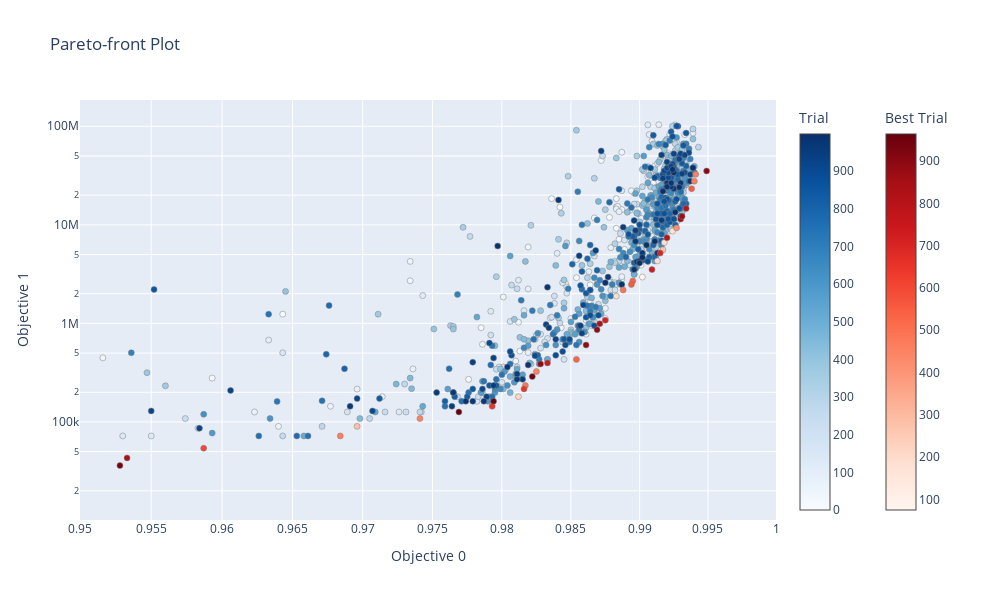

Write notebook code for a chart like this one.
### Code cell
fig.show()

### Figure 1 — Plotly figure (JSON) as saved in the notebook; plotly's stock layout.template omitted (floating-point values rounded to 4 significant figures; data arrays with more than 128 entries replaced by an {"elided": "..."} marker saying what was removed)
{"data": [{"hovertemplate": "%{text}<extra>Trial</extra>", "marker": {"color": {"elided": "958 int values"}, "colorbar": {"title": {"text": "Trial"}}, "colorscale": [[0, "rgb(247,251,255)"], [0.125, "rgb(222,235,247)"], [0.25, "rgb(198,219,239)"], [0.375, "rgb(158,202,225)"], [0.5, "rgb(107,174,214)"], [0.625, "rgb(66,146,198)"], [0.75, "rgb(33,113,181)"], [0.875, "rgb(8,81,156)"], [1, "rgb(8,48,107)"]], "line": {"color": "Grey", "width": 0.5}}, "mode": "markers", "showlegend": false, "text": {"elided": "958 str values"}, "type": "scatter", "x": {"elided": "958 float values"}, "y": {"elided": "958 int values"}}, {"hovertemplate": "%{text}<extra>Best Trial</extra>", "marker": {"color": [75, 164, 191, 192, 193, 220, 278, 281, 412, 453, 454, 461, 462, 465, 478, 484, 485, 528, 545, 550, 553, 602, 654, 655, 703, 712, 731, 746, 782, 798, 821, 832, 864, 868, 879, 881, 883, 898, 938, 942, 958, 964], "colorbar": {"title": {"text": "Best Trial"}, "x": 1.1, "xpad": 40}, "colorscale": [[0, "rgb(255,245,240)"], [0.125, "rgb(254,224,210)"], [0.25, "rgb(252,187,161)"], [0.375, "rgb(252,146,114)"], [0.5, "rgb(251,106,74)"], [0.625, "rgb(239,59,44)"], [0.75, "rgb(203,24,29)"], [0.875, "rgb(165,15,21)"], [1, "rgb(103,0,13)"]], "line": {"color": "Grey", "width": 0.5}}, "mode": "markers", "showlegend": false, "text": ["{<br>  \"number\": 75,<br>  \"values\": [<br>    0.9902,<br>    2952320.0<br>  ],<br>  \"params\": {<br>    \"num_layers\": 3,<br>    \"num_filters\": 14,<br>    \"kernel_size\": 5,<br>    \"num_epochs\": 10<br>  }<br>}", "{<br>  \"number\": 164,<br>  \"values\": [<br>    0.9924,<br>    8640750.0<br>  ],<br>  \"params\": {<br>    \"num_layers\": 3,<br>    \"num_filters\": 25,<br>    \"kernel_size\": 5,<br>    \"num_epochs\": 10<br>  }<br>}", "{<br>  \"number\": 191,<br>  \"values\": [<br>    0.9913,<br>    4301220.0<br>  ],<br>  \"params\": {<br>    \"num_layers\": 2,<br>    \"num_filters\": 19,<br>    \"kernel_size\": 5,<br>    \"num_epochs\": 10<br>  }<br>}", "{<br>  \"number\": 192,<br>  \"values\": [<br>    0.9918,<br>    6609120.0<br>  ],<br>  \"params\": {<br>    \"num_layers\": 2,<br>    \"num_filters\": 24,<br>    \"kernel_size\": 5,<br>    \"num_epochs\": 9<br>  }<br>}", "{<br>  \"number\": 193,<br>  \"values\": [<br>    0.9883,<br>    1893360.0<br>  ],<br>  \"params\": {<br>    \"num_layers\": 2,<br>    \"num_filters\": 12,<br>    \"kernel_size\": 5,<br>    \"num_epochs\": 9<br>  }<br>}", "{<br>  \"number\": 220,<br>  \"values\": [<br>    0.9812,<br>    180320.0<br>  ],<br>  \"params\": {<br>    \"num_layers\": 1,<br>    \"num_filters\": 10,<br>    \"kernel_size\": 3,<br>    \"num_epochs\": 10<br>  }<br>}", "{<br>  \"number\": 278,<br>  \"values\": [<br>    0.9917,<br>    5583888.0<br>  ],<br>  \"params\": {<br>    \"num_layers\": 3,<br>    \"num_filters\": 34,<br>    \"kernel_size\": 3,<br>    \"num_epochs\": 10<br>  }<br>}", "{<br>  \"number\": 281,<br>  \"values\": [<br>    0.9696,<br>    90160.0<br>  ],<br>  \"params\": {<br>    \"num_layers\": 1,<br>    \"num_filters\": 5,<br>    \"kernel_size\": 3,<br>    \"num_epochs\": 9<br>  }<br>}", "{<br>  \"number\": 412,<br>  \"values\": [<br>    0.9927,<br>    9304880.0<br>  ],<br>  \"params\": {<br>    \"num_layers\": 3,<br>    \"num_filters\": 26,<br>    \"kernel_size\": 5,<br>    \"num_epochs\": 10<br>  }<br>}", "{<br>  \"number\": 453,<br>  \"values\": [<br>    0.9825,<br>    324576.0<br>  ],<br>  \"params\": {<br>    \"num_layers\": 1,<br>    \"num_filters\": 18,<br>    \"kernel_size\": 3,<br>    \"num_epochs\": 10<br>  }<br>}", "{<br>  \"number\": 454,<br>  \"values\": [<br>    0.9741,<br>    108192.0<br>  ],<br>  \"params\": {<br>    \"num_layers\": 1,<br>    \"num_filters\": 6,<br>    \"kernel_size\": 3,<br>    \"num_epochs\": 10<br>  }<br>}", "{<br>  \"number\": 461,<br>  \"values\": [<br>    0.9941,<br>    32594000.0<br>  ],<br>  \"params\": {<br>    \"num_layers\": 3,<br>    \"num_filters\": 50,<br>    \"kernel_size\": 5,<br>    \"num_epochs\": 10<br>  }<br>}", "{<br>  \"number\": 462,<br>  \"values\": [<br>    0.9684,<br>    72128.0<br>  ],<br>  \"params\": {<br>    \"num_layers\": 1,<br>    \"num_filters\": 4,<br>    \"kernel_size\": 3,<br>    \"num_epochs\": 10<br>  }<br>}", "{<br>  \"number\": 465,<br>  \"values\": [<br>    0.994,<br>    27732480.0<br>  ],<br>  \"params\": {<br>    \"num_layers\": 3,<br>    \"num_filters\": 46,<br>    \"kernel_size\": 5,<br>    \"num_epochs\": 10<br>  }<br>}", "{<br>  \"number\": 478,<br>  \"values\": [<br>    0.9278,<br>    18032.0<br>  ],<br>  \"params\": {<br>    \"num_layers\": 1,<br>    \"num_filters\": 1,<br>    \"kernel_size\": 3,<br>    \"num_epochs\": 10<br>  }<br>}", "{<br>  \"number\": 484,<br>  \"values\": [<br>    0.9817,<br>    234416.0<br>  ],<br>  \"params\": {<br>    \"num_layers\": 1,<br>    \"num_filters\": 13,<br>    \"kernel_size\": 3,<br>    \"num_epochs\": 10<br>  }<br>}", "{<br>  \"number\": 485,<br>  \"values\": [<br>    0.9888,<br>    2178540.0<br>  ],<br>  \"params\": {<br>    \"num_layers\": 2,<br>    \"num_filters\": 13,<br>    \"kernel_size\": 5,<br>    \"num_epochs\": 10<br>  }<br>}", "{<br>  \"number\": 528,<br>  \"values\": [<br>    0.9854,<br>    431200.0<br>  ],<br>  \"params\": {<br>    \"num_layers\": 1,<br>    \"num_filters\": 10,<br>    \"kernel_size\": 5,<br>    \"num_epochs\": 10<br>  }<br>}", "{<br>  \"number\": 545,<br>  \"values\": [<br>    0.9895,<br>    2698920.0<br>  ],<br>  \"params\": {<br>    \"num_layers\": 2,<br>    \"num_filters\": 10,<br>    \"kernel_size\": 7,<br>    \"num_epochs\": 10<br>  }<br>}", "{<br>  \"number\": 550,<br>  \"values\": [<br>    0.9938,<br>    23262960.0<br>  ],<br>  \"params\": {<br>    \"num_layers\": 3,<br>    \"num_filters\": 42,<br>    \"kernel_size\": 5,<br>    \"num_epochs\": 10<br>  }<br>}", "{<br>  \"number\": 553,<br>  \"values\": [<br>    0.9894,<br>    2483320.0<br>  ],<br>  \"params\": {<br>    \"num_layers\": 2,<br>    \"num_filters\": 14,<br>    \"kernel_size\": 5,<br>    \"num_epochs\": 10<br>  }<br>}", "{<br>  \"number\": 602,<br>  \"values\": [<br>    0.9587,<br>    54096.0<br>  ],<br>  \"params\": {<br>    \"num_layers\": 1,<br>    \"num_filters\": 3,<br>    \"kernel_size\": 3,<br>    \"num_epochs\": 10<br>  }<br>}", "{<br>  \"number\": 654,<br>  \"values\": [<br>    0.9816,<br>    216384.0<br>  ],<br>  \"params\": {<br>    \"num_layers\": 1,<br>    \"num_filters\": 12,<br>    \"kernel_size\": 3,<br>    \"num_epochs\": 10<br>  }<br>}", "{<br>  \"number\": 655,<br>  \"values\": [<br>    0.9793,<br>    144256.0<br>  ],<br>  \"params\": {<br>    \"num_layers\": 1,<br>    \"num_filters\": 8,<br>    \"kernel_size\": 3,<br>    \"num_epochs\": 9<br>  }<br>}", "{<br>  \"number\": 703,<br>  \"values\": [<br>    0.9915,<br>    5165580.0<br>  ],<br>  \"params\": {<br>    \"num_layers\": 2,<br>    \"num_filters\": 21,<br>    \"kernel_size\": 5,<br>    \"num_epochs\": 9<br>  }<br>}", "{<br>  \"number\": 712,<br>  \"values\": [<br>    0.9875,<br>    1078000.0<br>  ],<br>  \"params\": {<br>    \"num_layers\": 1,<br>    \"num_filters\": 25,<br>    \"kernel_size\": 5,<br>    \"num_epochs\": 10<br>  }<br>}", "{<br>  \"number\": 731,<br>  \"values\": [<br>    0.9909,<br>    3515260.0<br>  ],<br>  \"params\": {<br>    \"num_layers\": 2,<br>    \"num_filters\": 17,<br>    \"kernel_size\": 5,<br>    \"num_epochs\": 10<br>  }<br>}", "{<br>  \"number\": 746,<br>  \"values\": [<br>    0.9833,<br>    396704.0<br>  ],<br>  \"params\": {<br>    \"num_layers\": 1,<br>    \"num_filters\": 22,<br>    \"kernel_size\": 3,<br>    \"num_epochs\": 10<br>  }<br>}", "{<br>  \"number\": 782,<br>  \"values\": [<br>    0.9934,<br>    14639790.0<br>  ],<br>  \"params\": {<br>    \"num_layers\": 3,<br>    \"num_filters\": 33,<br>    \"kernel_size\": 5,<br>    \"num_epochs\": 10<br>  }<br>}", "{<br>  \"number\": 798,<br>  \"values\": [<br>    0.992,<br>    7385990.0<br>  ],<br>  \"params\": {<br>    \"num_layers\": 3,<br>    \"num_filters\": 23,<br>    \"kernel_size\": 5,<br>    \"num_epochs\": 9<br>  }<br>}", "{<br>  \"number\": 821,<br>  \"values\": [<br>    0.9871,<br>    991760.0<br>  ],<br>  \"params\": {<br>    \"num_layers\": 1,<br>    \"num_filters\": 23,<br>    \"kernel_size\": 5,<br>    \"num_epochs\": 10<br>  }<br>}", "{<br>  \"number\": 832,<br>  \"values\": [<br>    0.9533,<br>    43120.0<br>  ],<br>  \"params\": {<br>    \"num_layers\": 1,<br>    \"num_filters\": 1,<br>    \"kernel_size\": 5,<br>    \"num_epochs\": 10<br>  }<br>}", "{<br>  \"number\": 864,<br>  \"values\": [<br>    0.993,<br>    11444270.0<br>  ],<br>  \"params\": {<br>    \"num_layers\": 3,<br>    \"num_filters\": 29,<br>    \"kernel_size\": 5,<br>    \"num_epochs\": 10<br>  }<br>}", "{<br>  \"number\": 868,<br>  \"values\": [<br>    0.9931,<br>    12206400.0<br>  ],<br>  \"params\": {<br>    \"num_layers\": 3,<br>    \"num_filters\": 30,<br>    \"kernel_size\": 5,<br>    \"num_epochs\": 8<br>  }<br>}", "{<br>  \"number\": 879,<br>  \"values\": [<br>    0.9861,<br>    603680.0<br>  ],<br>  \"params\": {<br>    \"num_layers\": 1,<br>    \"num_filters\": 14,<br>    \"kernel_size\": 5,<br>    \"num_epochs\": 10<br>  }<br>}", "{<br>  \"number\": 881,<br>  \"values\": [<br>    0.9869,<br>    862400.0<br>  ],<br>  \"params\": {<br>    \"num_layers\": 1,<br>    \"num_filters\": 20,<br>    \"kernel_size\": 5,<br>    \"num_epochs\": 9<br>  }<br>}", "{<br>  \"number\": 883,<br>  \"values\": [<br>    0.9828,<br>    388080.0<br>  ],<br>  \"params\": {<br>    \"num_layers\": 1,<br>    \"num_filters\": 9,<br>    \"kernel_size\": 5,<br>    \"num_epochs\": 10<br>  }<br>}", "{<br>  \"number\": 898,<br>  \"values\": [<br>    0.9949,<br>    35171760.0<br>  ],<br>  \"params\": {<br>    \"num_layers\": 3,<br>    \"num_filters\": 52,<br>    \"kernel_size\": 5,<br>    \"num_epochs\": 10<br>  }<br>}", "{<br>  \"number\": 938,<br>  \"values\": [<br>    0.9528,<br>    36064.0<br>  ],<br>  \"params\": {<br>    \"num_layers\": 1,<br>    \"num_filters\": 2,<br>    \"kernel_size\": 3,<br>    \"num_epochs\": 9<br>  }<br>}", "{<br>  \"number\": 942,<br>  \"values\": [<br>    0.9822,<br>    288512.0<br>  ],<br>  \"params\": {<br>    \"num_layers\": 1,<br>    \"num_filters\": 16,<br>    \"kernel_size\": 3,<br>    \"num_epochs\": 10<br>  }<br>}", "{<br>  \"number\": 958,<br>  \"values\": [<br>    0.9769,<br>    126224.0<br>  ],<br>  \"params\": {<br>    \"num_layers\": 1,<br>    \"num_filters\": 7,<br>    \"kernel_size\": 3,<br>    \"num_epochs\": 8<br>  }<br>}", "{<br>  \"number\": 964,<br>  \"values\": [<br>    0.9794,<br>    162288.0<br>  ],<br>  \"params\": {<br>    \"num_layers\": 1,<br>    \"num_filters\": 9,<br>    \"kernel_size\": 3,<br>    \"num_epochs\": 9<br>  }<br>}"], "type": "scatter", "x": [0.9902, 0.9924, 0.9913, 0.9918, 0.9883, 0.9812, 0.9917, 0.9696, 0.9927, 0.9825, 0.9741, 0.9941, 0.9684, 0.994, 0.9278, 0.9817, 0.9888, 0.9854, 0.9895, 0.9938, 0.9894, 0.9587, 0.9816, 0.9793, 0.9915, 0.9875, 0.9909, 0.9833, 0.9934, 0.992, 0.9871, 0.9533, 0.993, 0.9931, 0.9861, 0.9869, 0.9828, 0.9949, 0.9528, 0.9822, 0.9769, 0.9794], "y": [2952320, 8640750, 4301220, 6609120, 1893360, 180320, 5583888, 90160, 9304880, 324576, 108192, 32594000, 72128, 27732480, 18032, 234416, 2178540, 431200, 2698920, 23262960, 2483320, 54096, 216384, 144256, 5165580, 1078000, 3515260, 396704, 14639790, 7385990, 991760, 43120, 11444270, 12206400, 603680, 862400, 388080, 35171760, 36064, 288512, 126224, 162288]}], "layout": {"height": 600, "title": {"text": "Pareto-front Plot"}, "width": 1000, "xaxis": {"range": [-0.02228, 0], "title": {"text": "Objective 0"}, "type": "log"}, "yaxis": {"title": {"text": "Objective 1"}, "type": "log"}}}
